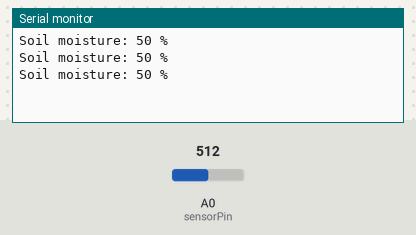
The sketch below on a simulated ESP8266 (NodeMCU). Parts: the last lines printed to the serial monitor. Inputs (shaded band) come from the test bench; at power-on: A0 (sensorPin) = 512. WiFi joins after 1.5 s; servers stay silent unless stated.

Above: at 3.5 s.
3.6 s: A0 (sensorPin) set to 716
At 4.2 s:
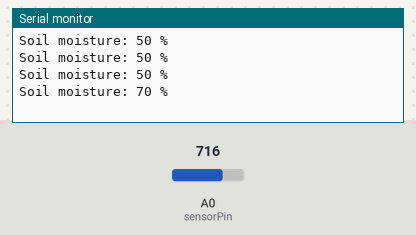
5.1 s: A0 (sensorPin) set to 900
At 5.7 s:
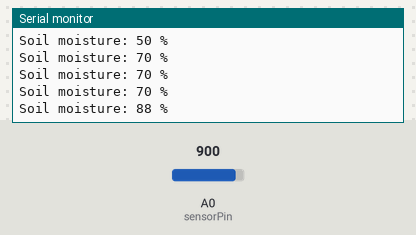
Timing chart, 0 to 8.1 s (numbered marks = the images above; inputs shaded):
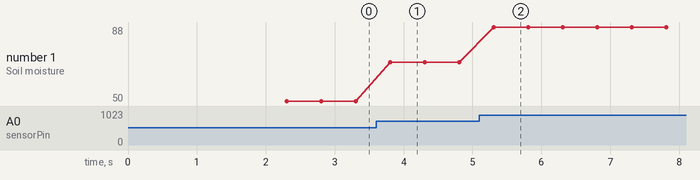

The sketch:

ESP8266_Blynk_Soil_HM.ino
```cpp
#include <Blynk.h>


#include <ESP8266WiFi.h>
#include <BlynkSimpleEsp8266.h>

char auth[] = "36e260228cda413db2f3ba3ee3782ced";
char ssid[] = "WIFI_TOR";
char pass[] = "4410210091";
int sensorPin = A0;

void setup()
{
  // Debug console
  Serial.begin(9600);
  Blynk.begin(auth, ssid, pass);
  delay(500);

}

void loop()
{
  Blynk.run();
  int sensorValue;
  sensorValue = analogRead(sensorPin);
  sensorValue = map(sensorValue, 0, 1023, 0, 100);
  Serial.print("Soil moisture: ");
  Serial.print(sensorValue);
  Serial.println(" %");
  Blynk.virtualWrite(V0, sensorValue);
  delay(500);

}
```

Measured:
- after the input at 3.6 s, the serial monitor: prints a new line after 0.21 s (image 1)
- after the input at 5.1 s, the serial monitor: prints a new line after 0.21 s (image 2)
- plotted number 1: 50 → 70 after the input at 3.6 s, 70 → 88 after the input at 5.1 s
